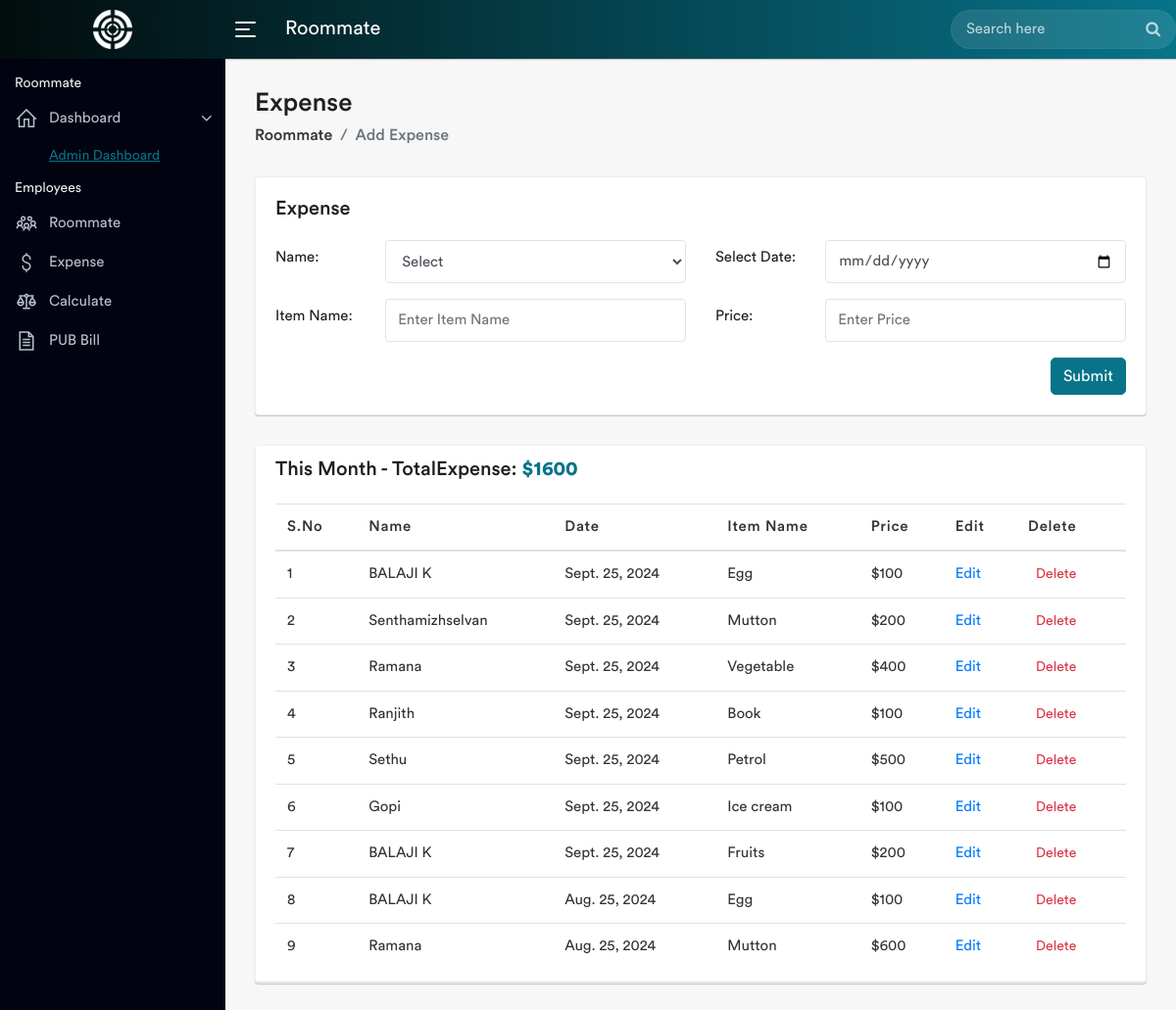
Page /expense/ on the committed database.
### our_expense/models.py (models this page shows)
class ExpenseModel(models.Model):
    name = models.ForeignKey(AddRoommateModel, on_delete=models.SET_NULL, null=True)
    date = models.DateField()
    item_name = models.CharField(max_length=300)
    price = models.IntegerField()

class AddRoommateModel(models.Model):
    name = models.CharField(max_length=100)
    phone = models.IntegerField()
    joined_date = models.DateField()

### our_expense/views.py (the view, shortened to what this page needs)
# urls.py: path('expense/', views.ExpenseView.as_view()),
class ExpenseView(View):
    def get(self, request):
        expense_g = models.ExpenseModel.objects.all()
        add_roommate_g = models.AddRoommateModel.objects.all()
        current_date = timezone.now()
        total_expense_this_month = models.ExpenseModel.objects.filter(
            date__year=current_date.year, date__month=current_date.month
        ).aggregate(Sum('price'))['price__sum'] or 0
        datas = {
            'expense_g': expense_g,
            'add_roommate_g': add_roommate_g,
            'total_expense_this_month': total_expense_this_month,
        }
        return render(request, 'expense.html', datas)

### templates/expense.html (shortened to what this page needs)
{%extends 'base.html'%}
{%block content%}
<div class="page-wrapper">
    <div class="content container-fluid">
        <div class="page-header">
            <div class="row">
                <div class="col-sm-12">
                    <h3 class="page-title">Expense</h3>
                    <ul class="breadcrumb">
                        <li class="breadcrumb-item"><a href="/">Roommate</a></li>
                        <li class="breadcrumb-item active">Add Expense</li>
                    </ul>
                </div>
            </div>
        </div>
        <div class="row">
            <div class="col-md-12">
                <div class="card">
                    <div class="card-body">
                        <h4 class="card-title">Expense</h4>
                        <form method="post">
                            <div class="row">
                                <div class="col-xl-6">
                                    <div class="form-group row">
                                        <label class="col-lg-3 col-form-label">Name:</label>
                                        <div class="col-lg-9">
                                            <select class="form-control" name="name" >
                                                <option>Select</option>
                                            </select>
                                        </div>
                                    </div>
                                </div>
                                <div class="col-xl-6">
                                    <div class="form-group row">
                                        <label class="col-lg-3 col-form-label">Select Date:</label>
                                        <div class="col-lg-9">
                                            <input type="date" class="form-control" name='date' value ='{{edit_expense.date|date:'Y-m-d'}}' required>
                                        </div>
                                    </div>
                                </div>
                                <div class="col-xl-6">
                                    <div class="form-group row">
                                        <label class="col-lg-3 col-form-label"  >Item Name:</label>
                                        <div class="col-lg-9">
                                            <input type="text" class="form-control" name='item_name' value ='{{edit_expense.item_name|capfirst}}' placeholder="Enter Item Name" required>
                                        </div>
                                    </div>
                                </div>
                                <div class="col-xl-6">
                                    <div class="form-group row">
                                        <label class="col-lg-3 col-form-label">Price:</label>
                                        <div class="col-lg-9">
                                            <input type="Number" class="form-control" name='price' placeholder="Enter Price" value='{{edit_expense.price}}' required>
                                        </div>
                                    </div>
                                </div>
                            </div>
                            <div class="text-right">
                                <button type="submit" class="btn btn-primary">Submit</button>
                            </div>
                        </form>
                    </div>
                </div>
            </div>
            <div class="col-lg-12">
                <div class="card">
                        <div class="card-header">
                            <h4 class="card-title mb-0">This Month - TotalExpense:
                            <span style="color: #07748a; font-weight: bold;">${{ total_expense_this_month }}</span></h4><br>
                            <table class="table table-nowrap mb-0">
                                <thead>
                                    <tr>
                                        <th>S.No</th>
                                        <th>Name</th>
                                        <th>Date</th>
                                        <th>Item Name</th>
                                        <th>Price</th>
                                        <th>Edit</th>
                                        <th>Delete</th>
                                    </tr>
                                </thead>
                                <tbody>
                                    {% for exp in expense_g %}
                                    <tr>
                                        <td>{{exp.id}}</td>
                                        <td>{{exp.name.name|capfirst}}</td>
                                        <td>{{exp.date}}</td>
                                        <td>{{exp.item_name|capfirst}}</td>
                                        <td>${{exp.price}}</td>
                                        <td><a href='/edit-expense/{{exp.id}}' class="leave-edit-btn-sm">Edit</a></td>
                                        <td><a href='/delete-expense/{{exp.id}}' class="btn-sm btn-outline-danger" >Delete</a></td>
                                    </tr>
                                    {% endfor %}
                                </tbody>
                            </table>
                        </div>
                </div>
            </div>
        </div>
    </div>
</div>
{%endblock%}

### templates/base.html (shortened to what this page needs)
{%load static%}
<!DOCTYPE html>
<html lang="en">
    <head>
        <link rel="stylesheet" href="{% static "assets/css/bootstrap.min.css" %}">
        <link rel="stylesheet" href="{% static "assets/css/font-awesome.min.css" %}">
        <link rel="stylesheet" href="{% static "assets/css/line-awesome.min.css" %}">
		<link rel="stylesheet" href="{% static "assets/plugins/morris/morris.css" %}">
        <link rel="stylesheet" href="{% static "assets/css/style.css" %}">
    </head>
    <body>
        <div class="main-wrapper">
            <div class="header">
                <div class="header-left">
                    <a href="#" class="logo">
						<img src="{% static "assets/img/logo.png" %}" width="40" height="40" alt="">
					</a>
                </div>
				<a id="toggle_btn" href="javascript:void(0);">
					<span class="bar-icon">
						<span></span>
						<span></span>
						<span></span>
					</span>
				</a>
                <div class="page-title-box">
					<h3>Roommate</h3>
                </div>
				<ul class="nav user-menu">
					<li class="nav-item">
						<div class="top-nav-search">
							<form action="#">
								<input class="form-control" type="text" placeholder="Search here">
								<button class="btn" type="submit"><i class="fa fa-search"></i></button>
							</form>
						</div>
					</li>
				</ul>
            </div>
            <div class="sidebar" id="sidebar">
                <div class="sidebar-inner slimscroll">
					<div id="sidebar-menu" class="sidebar-menu">
						<ul>
							<li class="menu-title">
								<span>Roommate</span>
							</li>
							<li class="submenu">
								<a href="#"><i class="la la-home"></i> <span> Dashboard</span> <span class="menu-arrow"></span></a>
								<ul style="display: none;">
									<li><a class="active" href="/">Admin Dashboard</a></li>
								</ul>
							</li>
							<li class="menu-title">
								<span>Employees</span>
							</li>
							<li>
								<a href="/addroommate"><i class="la la-users"></i> <span>Roommate</span></a>
							</li>
							<li>
								<a href="/expense"><i class="la la-dollar"></i> <span>Expense</span></a>
							</li>
							<li>
								<a href="/calculate_expense"><i class="la la-balance-scale"></i> <span>Calculate</span></a>
							</li>
							<li>
								<a href="/PUB_bill"><i class="la la-file-text"></i> <span>PUB Bill</span></a>
							</li>
						</ul>
					</div>
                </div>
            </div>
        </div>
		 {%block content%}{%endblock%}
    </body>
</html>

### rows in the picture
ExpenseModel: id "1", name.name "BALAJI K", date "Sept. 25, 2024", item_name "Egg", price "100"
ExpenseModel: id "2", name.name "Senthamizhselvan", date "Sept. 25, 2024", item_name "Mutton", price "200"
ExpenseModel: id "3", name.name "Ramana", date "Sept. 25, 2024", item_name "Vegetable", price "400"
ExpenseModel: id "4", name.name "Ranjith", date "Sept. 25, 2024", item_name "Book", price "100"
ExpenseModel: id "5", name.name "Sethu", date "Sept. 25, 2024", item_name "Petrol", price "500"
ExpenseModel: id "6", name.name "Gopi", date "Sept. 25, 2024", item_name "Ice cream", price "100"
ExpenseModel: id "7", name.name "BALAJI K", date "Sept. 25, 2024", item_name "Fruits", price "200"
ExpenseModel: id "8", name.name "BALAJI K", date "Aug. 25, 2024", item_name "Egg", price "100"
ExpenseModel: id "9", name.name "Ramana", date "Aug. 25, 2024", item_name "Mutton", price "600"

### other values in the picture
{{ total_expense_this_month }} "1600"
